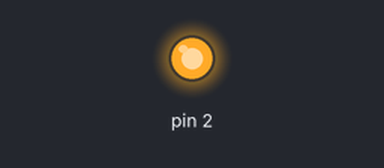
The sketch below on a simulated Arduino Uno, built with avr-gcc and run on an emulated ATmega328P. Shown: output pins drawn as LEDs (lit = HIGH).

Above: at 0.05 s.
Timing chart, 0 to 5.8 s (numbered marks = the images above):
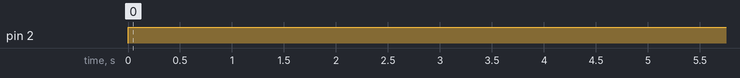

The sketch:

ledyakma.ino
```cpp
void setup() {
    pinMode(2,OUTPUT);
}

void loop() {
    digitalWrite(2,HIGH);
    delay(5000);
    digitalWrite(2,LOW);
}
```

Measured:
- by itself, pin 2: LOW → HIGH at 0.00 s
